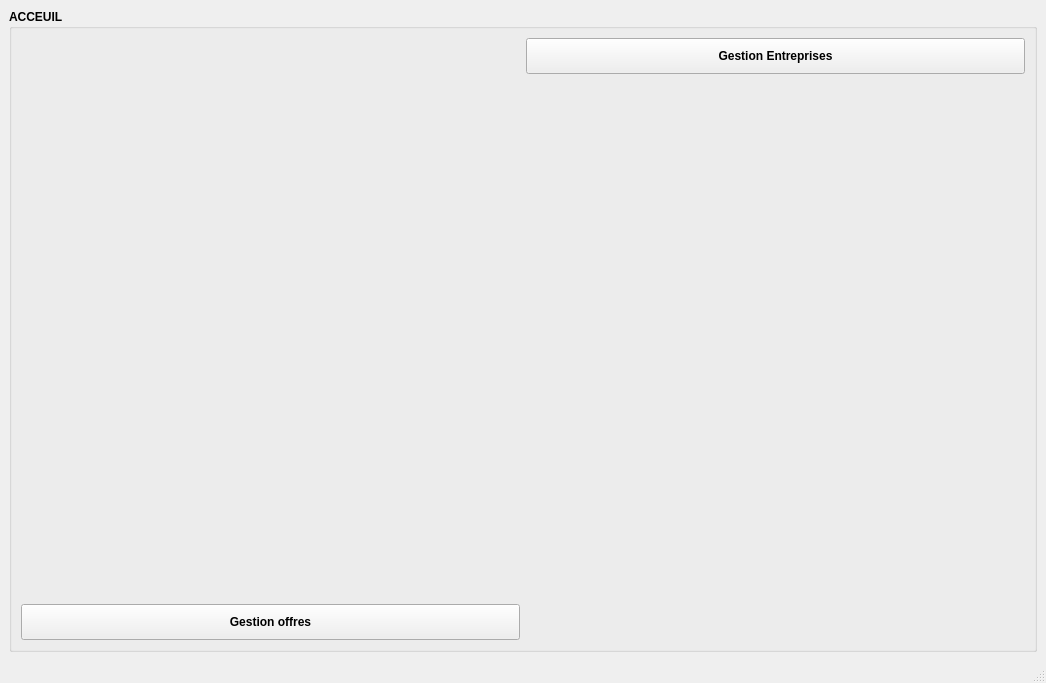
<?xml version="1.0" encoding="UTF-8"?>
<ui version="4.0">
 <class>MainWindow</class>
 <widget class="QMainWindow" name="MainWindow">
  <property name="geometry">
   <rect>
    <x>0</x>
    <y>0</y>
    <width>1046</width>
    <height>683</height>
   </rect>
  </property>
  <property name="font">
   <font>
    <weight>75</weight>
    <bold>true</bold>
   </font>
  </property>
  <property name="windowTitle">
   <string>ACCEUIL</string>
  </property>
  <widget class="QWidget" name="centralwidget">
   <layout class="QHBoxLayout" name="horizontalLayout">
    <item>
     <widget class="QGroupBox" name="groupBox">
      <property name="title">
       <string>ACCEUIL</string>
      </property>
      <layout class="QGridLayout" name="gridLayout">
       <item row="2" column="0">
        <widget class="QPushButton" name="pushButton_GestionOffres">
         <property name="styleSheet">
          <string notr="true">padding :10px;</string>
         </property>
         <property name="text">
          <string>Gestion offres</string>
         </property>
        </widget>
       </item>
       <item row="0" column="1">
        <widget class="QPushButton" name="pushButton_GestionEntreprises">
         <property name="styleSheet">
          <string notr="true">padding :10px;</string>
         </property>
         <property name="text">
          <string>Gestion Entreprises</string>
         </property>
        </widget>
       </item>
       <item row="1" column="1">
        <widget class="QLabel" name="label">
         <property name="styleSheet">
          <string notr="true">width : 50% ;
hight : 50% ;</string>
         </property>
         <property name="text">
          <string/>
         </property>
         <property name="pixmap">
          <pixmap>LOGO.png</pixmap>
         </property>
        </widget>
       </item>
      </layout>
     </widget>
    </item>
   </layout>
  </widget>
  <widget class="QMenuBar" name="menubar">
   <property name="geometry">
    <rect>
     <x>0</x>
     <y>0</y>
     <width>1046</width>
     <height>26</height>
    </rect>
   </property>
  </widget>
  <widget class="QStatusBar" name="statusbar"/>
 </widget>
 <resources/>
 <connections/>
</ui>
